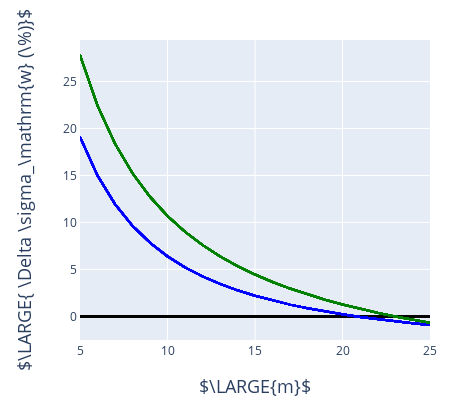

Notebook code cell kept with this figure:
### Markdown cell above
### Delta Weibull stress vs Shape parameter `m`

$\Large{\Delta \sigma_W = \frac{\sigma_{-91°C} - \sigma_{T_i}}{\sigma_{-91°C}} 100}$

### Code cell
# plot

title = r''
ylab = r'$\LARGE{ \Delta \sigma_\mathrm{w} (\%)}$'

data = []
for ri, sw_r in enumerate(glob_sw_all):

    x_plot = []
    y_plot = []

    for mi, sw in enumerate(sw_r):
        x_plot.append(m_vals[mi])
        y_plot.append(
            calc_sw_diff(glob_sw_all, 0, ri, mi, gdata_all, skipped_lines_all) 
            )
        data.append({
            'x': x_plot,
            'y': y_plot,
            'name': r'T = ' + str(temps[ri]) + r'°C',
            'line': {'dash': lines[0], 'color': cols[ri], 'width': 2},
            'mode': 'lines',
        })

        

layout = {
    'width': 450,
    'height': 420,
    'xaxis': {
#         'range': [-0.1, 1.1],
        'zeroline': False,
        'showline': True,
        'mirror': 'all',
#         'title': r'$m$',
        'titlefont':{'size': 13}
    },
    'yaxis': {
        'zeroline': False,
        'showline': True,
        'mirror': 'all',
#         'title': '$\sigma_\mathrm{w}/\sigma_\mathrm{f} $ ',
        'titlefont':{'size': 13},

    },
    'annotations':[
    {
        'text':  r'$\LARGE{m}$',
        'x': 0.5,
        'y': -0.2,
        'xref': 'paper',
        'yref': 'paper',
        'showarrow': False,
        'font': {'size': 18},
    },
        {
        'text':  ylab,
        'x': -0.2,
        'y': 0.5,
        'xref': 'paper',
        'yref': 'paper',
        'showarrow': False,
        'font': {'size': 18},
        'textangle': -90
    },
        {
        'text':  title,
        'x': 0.41,
        'y': 1.1,
        'xref': 'paper',
        'yref': 'paper',
        'showarrow': False,
        'font': {'size': 18},
    },
    ],
    'legend':{
        'x': 0.6,
        'y': 0.5,
    },
     'margin': {
                'l': 80,
                'r': 20,
                'b': 80,
                't': 40,
#                 'pad': 1
     },

}
layout['xaxis']['range'] = [5, 25]
layout['showlegend'] = False
f = go.FigureWidget(data,layout)
py.iplot(f)
# pio.write_image(f, 'images/fig9.svg',width=450, height=400,)

### Figure 1 — Plotly figure (JSON) as saved in the notebook; plotly's stock layout.template omitted (floating-point values rounded to 4 significant figures)
{"data": [{"line": {"color": "black", "dash": "solid", "width": 2}, "mode": "lines", "name": "T = -91°C", "type": "scatter", "uid": "18d3fd75-c3b5-4958-be75-0a205b29a56d", "x": [5, 6, 7, 8, 9, 10, 11, 12, 13, 14, 15, 16, 17, 18, 19, 20, 21, 22, 23, 24, 25], "y": [0, 0, 0, 0, 0, 0, 0, 0, 0, 0, 0, 0, 0, 0, 0, 0, 0, 0, 0, 0, 0]}, {"line": {"color": "black", "dash": "solid", "width": 2}, "mode": "lines", "name": "T = -91°C", "type": "scatter", "uid": "a6d5706b-2bf1-4404-855f-4ac1c960f297", "x": [5, 6, 7, 8, 9, 10, 11, 12, 13, 14, 15, 16, 17, 18, 19, 20, 21, 22, 23, 24, 25], "y": [0, 0, 0, 0, 0, 0, 0, 0, 0, 0, 0, 0, 0, 0, 0, 0, 0, 0, 0, 0, 0]}, {"line": {"color": "black", "dash": "solid", "width": 2}, "mode": "lines", "name": "T = -91°C", "type": "scatter", "uid": "193ef65a-27b1-4cbd-b5b3-4f5c03507b95", "x": [5, 6, 7, 8, 9, 10, 11, 12, 13, 14, 15, 16, 17, 18, 19, 20, 21, 22, 23, 24, 25], "y": [0, 0, 0, 0, 0, 0, 0, 0, 0, 0, 0, 0, 0, 0, 0, 0, 0, 0, 0, 0, 0]}, {"line": {"color": "black", "dash": "solid", "width": 2}, "mode": "lines", "name": "T = -91°C", "type": "scatter", "uid": "399b7d79-f0b3-4bcf-8536-5855b6a5dc74", "x": [5, 6, 7, 8, 9, 10, 11, 12, 13, 14, 15, 16, 17, 18, 19, 20, 21, 22, 23, 24, 25], "y": [0, 0, 0, 0, 0, 0, 0, 0, 0, 0, 0, 0, 0, 0, 0, 0, 0, 0, 0, 0, 0]}, {"line": {"color": "black", "dash": "solid", "width": 2}, "mode": "lines", "name": "T = -91°C", "type": "scatter", "uid": "ae5e7f14-c45b-4ab0-af5a-254928b8ec89", "x": [5, 6, 7, 8, 9, 10, 11, 12, 13, 14, 15, 16, 17, 18, 19, 20, 21, 22, 23, 24, 25], "y": [0, 0, 0, 0, 0, 0, 0, 0, 0, 0, 0, 0, 0, 0, 0, 0, 0, 0, 0, 0, 0]}, {"line": {"color": "black", "dash": "solid", "width": 2}, "mode": "lines", "name": "T = -91°C", "type": "scatter", "uid": "7a829386-5792-4419-899a-ce1a704b1ea0", "x": [5, 6, 7, 8, 9, 10, 11, 12, 13, 14, 15, 16, 17, 18, 19, 20, 21, 22, 23, 24, 25], "y": [0, 0, 0, 0, 0, 0, 0, 0, 0, 0, 0, 0, 0, 0, 0, 0, 0, 0, 0, 0, 0]}, {"line": {"color": "black", "dash": "solid", "width": 2}, "mode": "lines", "name": "T = -91°C", "type": "scatter", "uid": "ea2b60b5-2d1f-4224-b5dc-bd8e6c60e0d2", "x": [5, 6, 7, 8, 9, 10, 11, 12, 13, 14, 15, 16, 17, 18, 19, 20, 21, 22, 23, 24, 25], "y": [0, 0, 0, 0, 0, 0, 0, 0, 0, 0, 0, 0, 0, 0, 0, 0, 0, 0, 0, 0, 0]}, {"line": {"color": "black", "dash": "solid", "width": 2}, "mode": "lines", "name": "T = -91°C", "type": "scatter", "uid": "6c395185-2966-4b21-97a4-cafd43377c2d", "x": [5, 6, 7, 8, 9, 10, 11, 12, 13, 14, 15, 16, 17, 18, 19, 20, 21, 22, 23, 24, 25], "y": [0, 0, 0, 0, 0, 0, 0, 0, 0, 0, 0, 0, 0, 0, 0, 0, 0, 0, 0, 0, 0]}, {"line": {"color": "black", "dash": "solid", "width": 2}, "mode": "lines", "name": "T = -91°C", "type": "scatter", "uid": "fd225223-6a5c-490e-a1e9-f09677266f07", "x": [5, 6, 7, 8, 9, 10, 11, 12, 13, 14, 15, 16, 17, 18, 19, 20, 21, 22, 23, 24, 25], "y": [0, 0, 0, 0, 0, 0, 0, 0, 0, 0, 0, 0, 0, 0, 0, 0, 0, 0, 0, 0, 0]}, {"line": {"color": "black", "dash": "solid", "width": 2}, "mode": "lines", "name": "T = -91°C", "type": "scatter", "uid": "44de900e-b4c6-4f3b-861e-38675264f82d", "x": [5, 6, 7, 8, 9, 10, 11, 12, 13, 14, 15, 16, 17, 18, 19, 20, 21, 22, 23, 24, 25], "y": [0, 0, 0, 0, 0, 0, 0, 0, 0, 0, 0, 0, 0, 0, 0, 0, 0, 0, 0, 0, 0]}, {"line": {"color": "black", "dash": "solid", "width": 2}, "mode": "lines", "name": "T = -91°C", "type": "scatter", "uid": "e5baf4ce-e0dd-4e79-a7c7-ef06c847a42a", "x": [5, 6, 7, 8, 9, 10, 11, 12, 13, 14, 15, 16, 17, 18, 19, 20, 21, 22, 23, 24, 25], "y": [0, 0, 0, 0, 0, 0, 0, 0, 0, 0, 0, 0, 0, 0, 0, 0, 0, 0, 0, 0, 0]}, {"line": {"color": "black", "dash": "solid", "width": 2}, "mode": "lines", "name": "T = -91°C", "type": "scatter", "uid": "c30910c3-b8d9-4680-9e27-6fb05d2ee10d", "x": [5, 6, 7, 8, 9, 10, 11, 12, 13, 14, 15, 16, 17, 18, 19, 20, 21, 22, 23, 24, 25], "y": [0, 0, 0, 0, 0, 0, 0, 0, 0, 0, 0, 0, 0, 0, 0, 0, 0, 0, 0, 0, 0]}, {"line": {"color": "black", "dash": "solid", "width": 2}, "mode": "lines", "name": "T = -91°C", "type": "scatter", "uid": "135fffb7-5599-4f57-8a3c-af5d9277be72", "x": [5, 6, 7, 8, 9, 10, 11, 12, 13, 14, 15, 16, 17, 18, 19, 20, 21, 22, 23, 24, 25], "y": [0, 0, 0, 0, 0, 0, 0, 0, 0, 0, 0, 0, 0, 0, 0, 0, 0, 0, 0, 0, 0]}, {"line": {"color": "black", "dash": "solid", "width": 2}, "mode": "lines", "name": "T = -91°C", "type": "scatter", "uid": "6b7b78ff-7be2-4a96-aa30-38f90b9a7cfb", "x": [5, 6, 7, 8, 9, 10, 11, 12, 13, 14, 15, 16, 17, 18, 19, 20, 21, 22, 23, 24, 25], "y": [0, 0, 0, 0, 0, 0, 0, 0, 0, 0, 0, 0, 0, 0, 0, 0, 0, 0, 0, 0, 0]}, {"line": {"color": "black", "dash": "solid", "width": 2}, "mode": "lines", "name": "T = -91°C", "type": "scatter", "uid": "435db05a-38c1-4564-a978-6f501dc7ce31", "x": [5, 6, 7, 8, 9, 10, 11, 12, 13, 14, 15, 16, 17, 18, 19, 20, 21, 22, 23, 24, 25], "y": [0, 0, 0, 0, 0, 0, 0, 0, 0, 0, 0, 0, 0, 0, 0, 0, 0, 0, 0, 0, 0]}, {"line": {"color": "black", "dash": "solid", "width": 2}, "mode": "lines", "name": "T = -91°C", "type": "scatter", "uid": "c4e7ac03-389e-43c1-82b3-aaa096179557", "x": [5, 6, 7, 8, 9, 10, 11, 12, 13, 14, 15, 16, 17, 18, 19, 20, 21, 22, 23, 24, 25], "y": [0, 0, 0, 0, 0, 0, 0, 0, 0, 0, 0, 0, 0, 0, 0, 0, 0, 0, 0, 0, 0]}, {"line": {"color": "black", "dash": "solid", "width": 2}, "mode": "lines", "name": "T = -91°C", "type": "scatter", "uid": "470b9ecb-fe68-421e-8ee4-2bb025ea1942", "x": [5, 6, 7, 8, 9, 10, 11, 12, 13, 14, 15, 16, 17, 18, 19, 20, 21, 22, 23, 24, 25], "y": [0, 0, 0, 0, 0, 0, 0, 0, 0, 0, 0, 0, 0, 0, 0, 0, 0, 0, 0, 0, 0]}, {"line": {"color": "black", "dash": "solid", "width": 2}, "mode": "lines", "name": "T = -91°C", "type": "scatter", "uid": "b2dbe057-1bcc-4c85-b862-0eb5044db767", "x": [5, 6, 7, 8, 9, 10, 11, 12, 13, 14, 15, 16, 17, 18, 19, 20, 21, 22, 23, 24, 25], "y": [0, 0, 0, 0, 0, 0, 0, 0, 0, 0, 0, 0, 0, 0, 0, 0, 0, 0, 0, 0, 0]}, {"line": {"color": "black", "dash": "solid", "width": 2}, "mode": "lines", "name": "T = -91°C", "type": "scatter", "uid": "90c0d7ac-3d60-400d-822f-69103513acef", "x": [5, 6, 7, 8, 9, 10, 11, 12, 13, 14, 15, 16, 17, 18, 19, 20, 21, 22, 23, 24, 25], "y": [0, 0, 0, 0, 0, 0, 0, 0, 0, 0, 0, 0, 0, 0, 0, 0, 0, 0, 0, 0, 0]}, {"line": {"color": "black", "dash": "solid", "width": 2}, "mode": "lines", "name": "T = -91°C", "type": "scatter", "uid": "b7762482-7047-4e62-adf4-b2ca589b9a91", "x": [5, 6, 7, 8, 9, 10, 11, 12, 13, 14, 15, 16, 17, 18, 19, 20, 21, 22, 23, 24, 25], "y": [0, 0, 0, 0, 0, 0, 0, 0, 0, 0, 0, 0, 0, 0, 0, 0, 0, 0, 0, 0, 0]}, {"line": {"color": "black", "dash": "solid", "width": 2}, "mode": "lines", "name": "T = -91°C", "type": "scatter", "uid": "bc9d53c2-e324-4849-87f0-f1addd5fbfb6", "x": [5, 6, 7, 8, 9, 10, 11, 12, 13, 14, 15, 16, 17, 18, 19, 20, 21, 22, 23, 24, 25], "y": [0, 0, 0, 0, 0, 0, 0, 0, 0, 0, 0, 0, 0, 0, 0, 0, 0, 0, 0, 0, 0]}, {"line": {"color": "blue", "dash": "solid", "width": 2}, "mode": "lines", "name": "T = -60°C", "type": "scatter", "uid": "072f1872-b101-4c31-a21a-2db46d3dc4ba", "x": [5, 6, 7, 8, 9, 10, 11, 12, 13, 14, 15, 16, 17, 18, 19, 20, 21, 22, 23, 24, 25], "y": [19.11, 14.99, 11.95, 9.637, 7.832, 6.392, 5.223, 4.26, 3.455, 2.774, 2.192, 1.689, 1.25, 0.8638, 0.5219, 0.2169, -0.05668, -0.3034, -0.527, -0.7305, -0.9164]}, {"line": {"color": "blue", "dash": "solid", "width": 2}, "mode": "lines", "name": "T = -60°C", "type": "scatter", "uid": "a2dced36-2cdd-41c7-b721-12b354f76f5d", "x": [5, 6, 7, 8, 9, 10, 11, 12, 13, 14, 15, 16, 17, 18, 19, 20, 21, 22, 23, 24, 25], "y": [19.11, 14.99, 11.95, 9.637, 7.832, 6.392, 5.223, 4.26, 3.455, 2.774, 2.192, 1.689, 1.25, 0.8638, 0.5219, 0.2169, -0.05668, -0.3034, -0.527, -0.7305, -0.9164]}, {"line": {"color": "blue", "dash": "solid", "width": 2}, "mode": "lines", "name": "T = -60°C", "type": "scatter", "uid": "770f63e9-6d91-494a-8456-808ca8d8be10", "x": [5, 6, 7, 8, 9, 10, 11, 12, 13, 14, 15, 16, 17, 18, 19, 20, 21, 22, 23, 24, 25], "y": [19.11, 14.99, 11.95, 9.637, 7.832, 6.392, 5.223, 4.26, 3.455, 2.774, 2.192, 1.689, 1.25, 0.8638, 0.5219, 0.2169, -0.05668, -0.3034, -0.527, -0.7305, -0.9164]}, {"line": {"color": "blue", "dash": "solid", "width": 2}, "mode": "lines", "name": "T = -60°C", "type": "scatter", "uid": "7e68a881-9776-45b8-8dd0-16c38f2c9050", "x": [5, 6, 7, 8, 9, 10, 11, 12, 13, 14, 15, 16, 17, 18, 19, 20, 21, 22, 23, 24, 25], "y": [19.11, 14.99, 11.95, 9.637, 7.832, 6.392, 5.223, 4.26, 3.455, 2.774, 2.192, 1.689, 1.25, 0.8638, 0.5219, 0.2169, -0.05668, -0.3034, -0.527, -0.7305, -0.9164]}, {"line": {"color": "blue", "dash": "solid", "width": 2}, "mode": "lines", "name": "T = -60°C", "type": "scatter", "uid": "198e086a-ebc0-47cc-9088-cd6adc22c998", "x": [5, 6, 7, 8, 9, 10, 11, 12, 13, 14, 15, 16, 17, 18, 19, 20, 21, 22, 23, 24, 25], "y": [19.11, 14.99, 11.95, 9.637, 7.832, 6.392, 5.223, 4.26, 3.455, 2.774, 2.192, 1.689, 1.25, 0.8638, 0.5219, 0.2169, -0.05668, -0.3034, -0.527, -0.7305, -0.9164]}, {"line": {"color": "blue", "dash": "solid", "width": 2}, "mode": "lines", "name": "T = -60°C", "type": "scatter", "uid": "8dfbfefc-4ea7-4891-9ee9-9faaf691ead4", "x": [5, 6, 7, 8, 9, 10, 11, 12, 13, 14, 15, 16, 17, 18, 19, 20, 21, 22, 23, 24, 25], "y": [19.11, 14.99, 11.95, 9.637, 7.832, 6.392, 5.223, 4.26, 3.455, 2.774, 2.192, 1.689, 1.25, 0.8638, 0.5219, 0.2169, -0.05668, -0.3034, -0.527, -0.7305, -0.9164]}, {"line": {"color": "blue", "dash": "solid", "width": 2}, "mode": "lines", "name": "T = -60°C", "type": "scatter", "uid": "ba9e1587-8edf-48d0-9a89-c57ba6e9023b", "x": [5, 6, 7, 8, 9, 10, 11, 12, 13, 14, 15, 16, 17, 18, 19, 20, 21, 22, 23, 24, 25], "y": [19.11, 14.99, 11.95, 9.637, 7.832, 6.392, 5.223, 4.26, 3.455, 2.774, 2.192, 1.689, 1.25, 0.8638, 0.5219, 0.2169, -0.05668, -0.3034, -0.527, -0.7305, -0.9164]}, {"line": {"color": "blue", "dash": "solid", "width": 2}, "mode": "lines", "name": "T = -60°C", "type": "scatter", "uid": "82ca2b55-0520-4c95-880e-cbb1a4affcbf", "x": [5, 6, 7, 8, 9, 10, 11, 12, 13, 14, 15, 16, 17, 18, 19, 20, 21, 22, 23, 24, 25], "y": [19.11, 14.99, 11.95, 9.637, 7.832, 6.392, 5.223, 4.26, 3.455, 2.774, 2.192, 1.689, 1.25, 0.8638, 0.5219, 0.2169, -0.05668, -0.3034, -0.527, -0.7305, -0.9164]}, {"line": {"color": "blue", "dash": "solid", "width": 2}, "mode": "lines", "name": "T = -60°C", "type": "scatter", "uid": "b0771b4e-c9b6-47b0-aa8a-fbd6b4a1dbb9", "x": [5, 6, 7, 8, 9, 10, 11, 12, 13, 14, 15, 16, 17, 18, 19, 20, 21, 22, 23, 24, 25], "y": [19.11, 14.99, 11.95, 9.637, 7.832, 6.392, 5.223, 4.26, 3.455, 2.774, 2.192, 1.689, 1.25, 0.8638, 0.5219, 0.2169, -0.05668, -0.3034, -0.527, -0.7305, -0.9164]}, {"line": {"color": "blue", "dash": "solid", "width": 2}, "mode": "lines", "name": "T = -60°C", "type": "scatter", "uid": "12f015c7-4eae-4842-b67d-0921557f55b1", "x": [5, 6, 7, 8, 9, 10, 11, 12, 13, 14, 15, 16, 17, 18, 19, 20, 21, 22, 23, 24, 25], "y": [19.11, 14.99, 11.95, 9.637, 7.832, 6.392, 5.223, 4.26, 3.455, 2.774, 2.192, 1.689, 1.25, 0.8638, 0.5219, 0.2169, -0.05668, -0.3034, -0.527, -0.7305, -0.9164]}, {"line": {"color": "blue", "dash": "solid", "width": 2}, "mode": "lines", "name": "T = -60°C", "type": "scatter", "uid": "727d7e4b-420c-4e82-a7b6-1430f94c7909", "x": [5, 6, 7, 8, 9, 10, 11, 12, 13, 14, 15, 16, 17, 18, 19, 20, 21, 22, 23, 24, 25], "y": [19.11, 14.99, 11.95, 9.637, 7.832, 6.392, 5.223, 4.26, 3.455, 2.774, 2.192, 1.689, 1.25, 0.8638, 0.5219, 0.2169, -0.05668, -0.3034, -0.527, -0.7305, -0.9164]}, {"line": {"color": "blue", "dash": "solid", "width": 2}, "mode": "lines", "name": "T = -60°C", "type": "scatter", "uid": "6df5a085-2e56-4cff-aa10-1adf434a69fd", "x": [5, 6, 7, 8, 9, 10, 11, 12, 13, 14, 15, 16, 17, 18, 19, 20, 21, 22, 23, 24, 25], "y": [19.11, 14.99, 11.95, 9.637, 7.832, 6.392, 5.223, 4.26, 3.455, 2.774, 2.192, 1.689, 1.25, 0.8638, 0.5219, 0.2169, -0.05668, -0.3034, -0.527, -0.7305, -0.9164]}, {"line": {"color": "blue", "dash": "solid", "width": 2}, "mode": "lines", "name": "T = -60°C", "type": "scatter", "uid": "4daeb790-da97-4166-8e1e-1b7fd1029301", "x": [5, 6, 7, 8, 9, 10, 11, 12, 13, 14, 15, 16, 17, 18, 19, 20, 21, 22, 23, 24, 25], "y": [19.11, 14.99, 11.95, 9.637, 7.832, 6.392, 5.223, 4.26, 3.455, 2.774, 2.192, 1.689, 1.25, 0.8638, 0.5219, 0.2169, -0.05668, -0.3034, -0.527, -0.7305, -0.9164]}, {"line": {"color": "blue", "dash": "solid", "width": 2}, "mode": "lines", "name": "T = -60°C", "type": "scatter", "uid": "1f7924cd-0264-4e66-af05-3ea7408e356d", "x": [5, 6, 7, 8, 9, 10, 11, 12, 13, 14, 15, 16, 17, 18, 19, 20, 21, 22, 23, 24, 25], "y": [19.11, 14.99, 11.95, 9.637, 7.832, 6.392, 5.223, 4.26, 3.455, 2.774, 2.192, 1.689, 1.25, 0.8638, 0.5219, 0.2169, -0.05668, -0.3034, -0.527, -0.7305, -0.9164]}, {"line": {"color": "blue", "dash": "solid", "width": 2}, "mode": "lines", "name": "T = -60°C", "type": "scatter", "uid": "a259fdb6-d78f-4bc8-9479-5613482bb5e7", "x": [5, 6, 7, 8, 9, 10, 11, 12, 13, 14, 15, 16, 17, 18, 19, 20, 21, 22, 23, 24, 25], "y": [19.11, 14.99, 11.95, 9.637, 7.832, 6.392, 5.223, 4.26, 3.455, 2.774, 2.192, 1.689, 1.25, 0.8638, 0.5219, 0.2169, -0.05668, -0.3034, -0.527, -0.7305, -0.9164]}, {"line": {"color": "blue", "dash": "solid", "width": 2}, "mode": "lines", "name": "T = -60°C", "type": "scatter", "uid": "d602fcc3-2177-4532-bd57-b16a27886272", "x": [5, 6, 7, 8, 9, 10, 11, 12, 13, 14, 15, 16, 17, 18, 19, 20, 21, 22, 23, 24, 25], "y": [19.11, 14.99, 11.95, 9.637, 7.832, 6.392, 5.223, 4.26, 3.455, 2.774, 2.192, 1.689, 1.25, 0.8638, 0.5219, 0.2169, -0.05668, -0.3034, -0.527, -0.7305, -0.9164]}, {"line": {"color": "blue", "dash": "solid", "width": 2}, "mode": "lines", "name": "T = -60°C", "type": "scatter", "uid": "62cf720f-a462-45fb-8dd2-4ce91b12f3e7", "x": [5, 6, 7, 8, 9, 10, 11, 12, 13, 14, 15, 16, 17, 18, 19, 20, 21, 22, 23, 24, 25], "y": [19.11, 14.99, 11.95, 9.637, 7.832, 6.392, 5.223, 4.26, 3.455, 2.774, 2.192, 1.689, 1.25, 0.8638, 0.5219, 0.2169, -0.05668, -0.3034, -0.527, -0.7305, -0.9164]}, {"line": {"color": "blue", "dash": "solid", "width": 2}, "mode": "lines", "name": "T = -60°C", "type": "scatter", "uid": "ddbce806-0aca-4b60-9cd5-30af9371daaa", "x": [5, 6, 7, 8, 9, 10, 11, 12, 13, 14, 15, 16, 17, 18, 19, 20, 21, 22, 23, 24, 25], "y": [19.11, 14.99, 11.95, 9.637, 7.832, 6.392, 5.223, 4.26, 3.455, 2.774, 2.192, 1.689, 1.25, 0.8638, 0.5219, 0.2169, -0.05668, -0.3034, -0.527, -0.7305, -0.9164]}, {"line": {"color": "blue", "dash": "solid", "width": 2}, "mode": "lines", "name": "T = -60°C", "type": "scatter", "uid": "dce08b32-5a0e-4c79-b9bc-5f26b972e906", "x": [5, 6, 7, 8, 9, 10, 11, 12, 13, 14, 15, 16, 17, 18, 19, 20, 21, 22, 23, 24, 25], "y": [19.11, 14.99, 11.95, 9.637, 7.832, 6.392, 5.223, 4.26, 3.455, 2.774, 2.192, 1.689, 1.25, 0.8638, 0.5219, 0.2169, -0.05668, -0.3034, -0.527, -0.7305, -0.9164]}, {"line": {"color": "blue", "dash": "solid", "width": 2}, "mode": "lines", "name": "T = -60°C", "type": "scatter", "uid": "ee2ce53e-8432-40ea-bee3-b5cf6b1faa37", "x": [5, 6, 7, 8, 9, 10, 11, 12, 13, 14, 15, 16, 17, 18, 19, 20, 21, 22, 23, 24, 25], "y": [19.11, 14.99, 11.95, 9.637, 7.832, 6.392, 5.223, 4.26, 3.455, 2.774, 2.192, 1.689, 1.25, 0.8638, 0.5219, 0.2169, -0.05668, -0.3034, -0.527, -0.7305, -0.9164]}, {"line": {"color": "blue", "dash": "solid", "width": 2}, "mode": "lines", "name": "T = -60°C", "type": "scatter", "uid": "41be4c0b-d7c7-4138-a012-d059bd6a90e8", "x": [5, 6, 7, 8, 9, 10, 11, 12, 13, 14, 15, 16, 17, 18, 19, 20, 21, 22, 23, 24, 25], "y": [19.11, 14.99, 11.95, 9.637, 7.832, 6.392, 5.223, 4.26, 3.455, 2.774, 2.192, 1.689, 1.25, 0.8638, 0.5219, 0.2169, -0.05668, -0.3034, -0.527, -0.7305, -0.9164]}, {"line": {"color": "green", "dash": "solid", "width": 2}, "mode": "lines", "name": "T = -40°C", "type": "scatter", "uid": "fd123dc8-e31e-4e79-bdd1-a7e10ba6a242", "x": [5, 6, 7, 8, 9, 10, 11, 12, 13, 14, 15, 16, 17, 18, 19, 20, 21, 22, 23, 24, 25], "y": [27.82, 22.43, 18.38, 15.23, 12.73, 10.69, 9.007, 7.593, 6.39, 5.354, 4.453, 3.661, 2.96, 2.335, 1.773, 1.266, 0.8045, 0.3834, -0.002872, -0.3585, -0.6873]}, {"line": {"color": "green", "dash": "solid", "width": 2}, "mode": "lines", "name": "T = -40°C", "type": "scatter", "uid": "46fa0bec-7a8e-44fd-a455-3a49c04a7c1b", "x": [5, 6, 7, 8, 9, 10, 11, 12, 13, 14, 15, 16, 17, 18, 19, 20, 21, 22, 23, 24, 25], "y": [27.82, 22.43, 18.38, 15.23, 12.73, 10.69, 9.007, 7.593, 6.39, 5.354, 4.453, 3.661, 2.96, 2.335, 1.773, 1.266, 0.8045, 0.3834, -0.002872, -0.3585, -0.6873]}, {"line": {"color": "green", "dash": "solid", "width": 2}, "mode": "lines", "name": "T = -40°C", "type": "scatter", "uid": "33a8946e-c8e2-4e63-9695-b025232bb13f", "x": [5, 6, 7, 8, 9, 10, 11, 12, 13, 14, 15, 16, 17, 18, 19, 20, 21, 22, 23, 24, 25], "y": [27.82, 22.43, 18.38, 15.23, 12.73, 10.69, 9.007, 7.593, 6.39, 5.354, 4.453, 3.661, 2.96, 2.335, 1.773, 1.266, 0.8045, 0.3834, -0.002872, -0.3585, -0.6873]}, {"line": {"color": "green", "dash": "solid", "width": 2}, "mode": "lines", "name": "T = -40°C", "type": "scatter", "uid": "1458e1db-fa34-457c-b843-1e608a1441ad", "x": [5, 6, 7, 8, 9, 10, 11, 12, 13, 14, 15, 16, 17, 18, 19, 20, 21, 22, 23, 24, 25], "y": [27.82, 22.43, 18.38, 15.23, 12.73, 10.69, 9.007, 7.593, 6.39, 5.354, 4.453, 3.661, 2.96, 2.335, 1.773, 1.266, 0.8045, 0.3834, -0.002872, -0.3585, -0.6873]}, {"line": {"color": "green", "dash": "solid", "width": 2}, "mode": "lines", "name": "T = -40°C", "type": "scatter", "uid": "0c8daa34-04a1-40b5-9e9a-59b4b82bdd6a", "x": [5, 6, 7, 8, 9, 10, 11, 12, 13, 14, 15, 16, 17, 18, 19, 20, 21, 22, 23, 24, 25], "y": [27.82, 22.43, 18.38, 15.23, 12.73, 10.69, 9.007, 7.593, 6.39, 5.354, 4.453, 3.661, 2.96, 2.335, 1.773, 1.266, 0.8045, 0.3834, -0.002872, -0.3585, -0.6873]}, {"line": {"color": "green", "dash": "solid", "width": 2}, "mode": "lines", "name": "T = -40°C", "type": "scatter", "uid": "5119332b-0bfc-4326-a59c-a017cf96a52c", "x": [5, 6, 7, 8, 9, 10, 11, 12, 13, 14, 15, 16, 17, 18, 19, 20, 21, 22, 23, 24, 25], "y": [27.82, 22.43, 18.38, 15.23, 12.73, 10.69, 9.007, 7.593, 6.39, 5.354, 4.453, 3.661, 2.96, 2.335, 1.773, 1.266, 0.8045, 0.3834, -0.002872, -0.3585, -0.6873]}, {"line": {"color": "green", "dash": "solid", "width": 2}, "mode": "lines", "name": "T = -40°C", "type": "scatter", "uid": "2f4d277e-87be-48ca-a5a8-0fc8454682d9", "x": [5, 6, 7, 8, 9, 10, 11, 12, 13, 14, 15, 16, 17, 18, 19, 20, 21, 22, 23, 24, 25], "y": [27.82, 22.43, 18.38, 15.23, 12.73, 10.69, 9.007, 7.593, 6.39, 5.354, 4.453, 3.661, 2.96, 2.335, 1.773, 1.266, 0.8045, 0.3834, -0.002872, -0.3585, -0.6873]}, {"line": {"color": "green", "dash": "solid", "width": 2}, "mode": "lines", "name": "T = -40°C", "type": "scatter", "uid": "85055224-8c61-438b-a9ab-ab859ebd267e", "x": [5, 6, 7, 8, 9, 10, 11, 12, 13, 14, 15, 16, 17, 18, 19, 20, 21, 22, 23, 24, 25], "y": [27.82, 22.43, 18.38, 15.23, 12.73, 10.69, 9.007, 7.593, 6.39, 5.354, 4.453, 3.661, 2.96, 2.335, 1.773, 1.266, 0.8045, 0.3834, -0.002872, -0.3585, -0.6873]}, {"line": {"color": "green", "dash": "solid", "width": 2}, "mode": "lines", "name": "T = -40°C", "type": "scatter", "uid": "0d73d39a-d280-438f-bb1a-d7b30a833216", "x": [5, 6, 7, 8, 9, 10, 11, 12, 13, 14, 15, 16, 17, 18, 19, 20, 21, 22, 23, 24, 25], "y": [27.82, 22.43, 18.38, 15.23, 12.73, 10.69, 9.007, 7.593, 6.39, 5.354, 4.453, 3.661, 2.96, 2.335, 1.773, 1.266, 0.8045, 0.3834, -0.002872, -0.3585, -0.6873]}, {"line": {"color": "green", "dash": "solid", "width": 2}, "mode": "lines", "name": "T = -40°C", "type": "scatter", "uid": "fda4855c-12d5-43c8-a3aa-be92f3f3add5", "x": [5, 6, 7, 8, 9, 10, 11, 12, 13, 14, 15, 16, 17, 18, 19, 20, 21, 22, 23, 24, 25], "y": [27.82, 22.43, 18.38, 15.23, 12.73, 10.69, 9.007, 7.593, 6.39, 5.354, 4.453, 3.661, 2.96, 2.335, 1.773, 1.266, 0.8045, 0.3834, -0.002872, -0.3585, -0.6873]}, {"line": {"color": "green", "dash": "solid", "width": 2}, "mode": "lines", "name": "T = -40°C", "type": "scatter", "uid": "a0d03644-753c-4028-91b6-ca4c1f225c81", "x": [5, 6, 7, 8, 9, 10, 11, 12, 13, 14, 15, 16, 17, 18, 19, 20, 21, 22, 23, 24, 25], "y": [27.82, 22.43, 18.38, 15.23, 12.73, 10.69, 9.007, 7.593, 6.39, 5.354, 4.453, 3.661, 2.96, 2.335, 1.773, 1.266, 0.8045, 0.3834, -0.002872, -0.3585, -0.6873]}, {"line": {"color": "green", "dash": "solid", "width": 2}, "mode": "lines", "name": "T = -40°C", "type": "scatter", "uid": "d615f4e3-2685-4c23-8042-f98cc75fb348", "x": [5, 6, 7, 8, 9, 10, 11, 12, 13, 14, 15, 16, 17, 18, 19, 20, 21, 22, 23, 24, 25], "y": [27.82, 22.43, 18.38, 15.23, 12.73, 10.69, 9.007, 7.593, 6.39, 5.354, 4.453, 3.661, 2.96, 2.335, 1.773, 1.266, 0.8045, 0.3834, -0.002872, -0.3585, -0.6873]}, {"line": {"color": "green", "dash": "solid", "width": 2}, "mode": "lines", "name": "T = -40°C", "type": "scatter", "uid": "c9b7510e-7f27-431a-8a75-94860772aceb", "x": [5, 6, 7, 8, 9, 10, 11, 12, 13, 14, 15, 16, 17, 18, 19, 20, 21, 22, 23, 24, 25], "y": [27.82, 22.43, 18.38, 15.23, 12.73, 10.69, 9.007, 7.593, 6.39, 5.354, 4.453, 3.661, 2.96, 2.335, 1.773, 1.266, 0.8045, 0.3834, -0.002872, -0.3585, -0.6873]}, {"line": {"color": "green", "dash": "solid", "width": 2}, "mode": "lines", "name": "T = -40°C", "type": "scatter", "uid": "112f9cb5-c48c-4cf9-a367-ed4c124eb530", "x": [5, 6, 7, 8, 9, 10, 11, 12, 13, 14, 15, 16, 17, 18, 19, 20, 21, 22, 23, 24, 25], "y": [27.82, 22.43, 18.38, 15.23, 12.73, 10.69, 9.007, 7.593, 6.39, 5.354, 4.453, 3.661, 2.96, 2.335, 1.773, 1.266, 0.8045, 0.3834, -0.002872, -0.3585, -0.6873]}, {"line": {"color": "green", "dash": "solid", "width": 2}, "mode": "lines", "name": "T = -40°C", "type": "scatter", "uid": "21f48bb6-a51c-4102-b24e-a8383a4343eb", "x": [5, 6, 7, 8, 9, 10, 11, 12, 13, 14, 15, 16, 17, 18, 19, 20, 21, 22, 23, 24, 25], "y": [27.82, 22.43, 18.38, 15.23, 12.73, 10.69, 9.007, 7.593, 6.39, 5.354, 4.453, 3.661, 2.96, 2.335, 1.773, 1.266, 0.8045, 0.3834, -0.002872, -0.3585, -0.6873]}, {"line": {"color": "green", "dash": "solid", "width": 2}, "mode": "lines", "name": "T = -40°C", "type": "scatter", "uid": "6a84d151-ccb1-4980-8d70-806e80aa6598", "x": [5, 6, 7, 8, 9, 10, 11, 12, 13, 14, 15, 16, 17, 18, 19, 20, 21, 22, 23, 24, 25], "y": [27.82, 22.43, 18.38, 15.23, 12.73, 10.69, 9.007, 7.593, 6.39, 5.354, 4.453, 3.661, 2.96, 2.335, 1.773, 1.266, 0.8045, 0.3834, -0.002872, -0.3585, -0.6873]}, {"line": {"color": "green", "dash": "solid", "width": 2}, "mode": "lines", "name": "T = -40°C", "type": "scatter", "uid": "645ed5f8-3009-4b0b-95c8-610382b568b9", "x": [5, 6, 7, 8, 9, 10, 11, 12, 13, 14, 15, 16, 17, 18, 19, 20, 21, 22, 23, 24, 25], "y": [27.82, 22.43, 18.38, 15.23, 12.73, 10.69, 9.007, 7.593, 6.39, 5.354, 4.453, 3.661, 2.96, 2.335, 1.773, 1.266, 0.8045, 0.3834, -0.002872, -0.3585, -0.6873]}, {"line": {"color": "green", "dash": "solid", "width": 2}, "mode": "lines", "name": "T = -40°C", "type": "scatter", "uid": "d1a41faf-f8c2-4983-8904-e17e9ee62a3a", "x": [5, 6, 7, 8, 9, 10, 11, 12, 13, 14, 15, 16, 17, 18, 19, 20, 21, 22, 23, 24, 25], "y": [27.82, 22.43, 18.38, 15.23, 12.73, 10.69, 9.007, 7.593, 6.39, 5.354, 4.453, 3.661, 2.96, 2.335, 1.773, 1.266, 0.8045, 0.3834, -0.002872, -0.3585, -0.6873]}, {"line": {"color": "green", "dash": "solid", "width": 2}, "mode": "lines", "name": "T = -40°C", "type": "scatter", "uid": "795cbff8-187a-492f-9e00-0cd7ec863c0b", "x": [5, 6, 7, 8, 9, 10, 11, 12, 13, 14, 15, 16, 17, 18, 19, 20, 21, 22, 23, 24, 25], "y": [27.82, 22.43, 18.38, 15.23, 12.73, 10.69, 9.007, 7.593, 6.39, 5.354, 4.453, 3.661, 2.96, 2.335, 1.773, 1.266, 0.8045, 0.3834, -0.002872, -0.3585, -0.6873]}, {"line": {"color": "green", "dash": "solid", "width": 2}, "mode": "lines", "name": "T = -40°C", "type": "scatter", "uid": "9ef39af3-9711-4d82-b588-0cc96f889660", "x": [5, 6, 7, 8, 9, 10, 11, 12, 13, 14, 15, 16, 17, 18, 19, 20, 21, 22, 23, 24, 25], "y": [27.82, 22.43, 18.38, 15.23, 12.73, 10.69, 9.007, 7.593, 6.39, 5.354, 4.453, 3.661, 2.96, 2.335, 1.773, 1.266, 0.8045, 0.3834, -0.002872, -0.3585, -0.6873]}, {"line": {"color": "green", "dash": "solid", "width": 2}, "mode": "lines", "name": "T = -40°C", "type": "scatter", "uid": "707a776f-68d7-491e-aa75-c3b04706f112", "x": [5, 6, 7, 8, 9, 10, 11, 12, 13, 14, 15, 16, 17, 18, 19, 20, 21, 22, 23, 24, 25], "y": [27.82, 22.43, 18.38, 15.23, 12.73, 10.69, 9.007, 7.593, 6.39, 5.354, 4.453, 3.661, 2.96, 2.335, 1.773, 1.266, 0.8045, 0.3834, -0.002872, -0.3585, -0.6873]}], "layout": {"annotations": [{"font": {"size": 18}, "showarrow": false, "text": "$\\LARGE{m}$", "x": 0.5, "xref": "paper", "y": -0.2, "yref": "paper"}, {"font": {"size": 18}, "showarrow": false, "text": "$\\LARGE{ \\Delta \\sigma_\\mathrm{w} (\\%)}$", "textangle": -90, "x": -0.2, "xref": "paper", "y": 0.5, "yref": "paper"}, {"font": {"size": 18}, "showarrow": false, "text": "", "x": 0.41, "xref": "paper", "y": 1.1, "yref": "paper"}], "height": 420, "legend": {"x": 0.6, "y": 0.5}, "margin": {"b": 80, "l": 80, "r": 20, "t": 40}, "showlegend": false, "width": 450, "xaxis": {"mirror": "all", "range": [5, 25], "showline": true, "title": {"font": {"size": 13}}, "zeroline": false}, "yaxis": {"mirror": "all", "showline": true, "title": {"font": {"size": 13}}, "zeroline": false}}}
